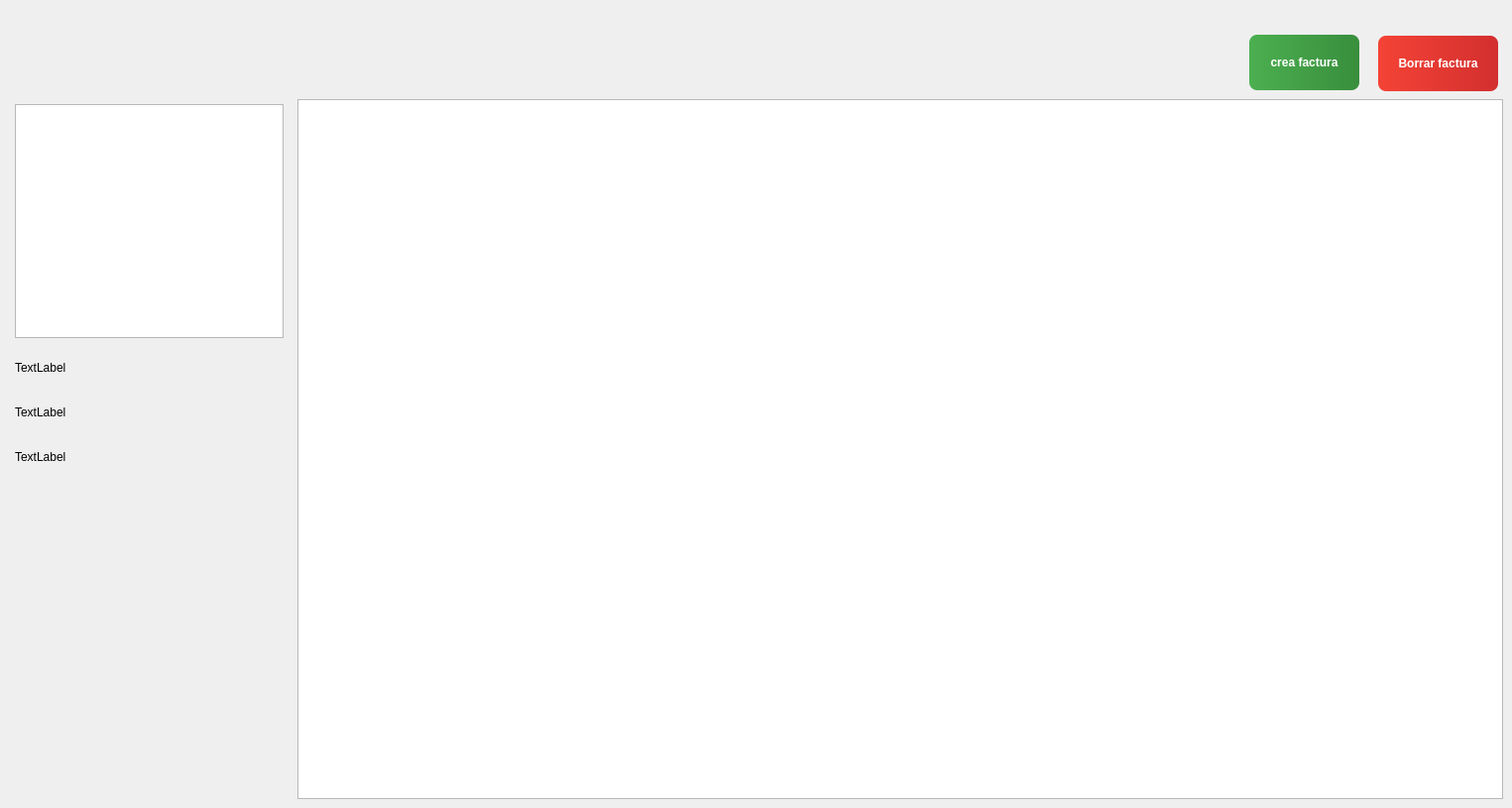
    <widget class="QWidget" name="Facturas">
     <attribute name="title">
      <string>facturas</string>
     </attribute>
     <widget class="QPushButton" name="add_factura">
      <property name="geometry">
       <rect>
        <x>1260</x>
        <y>35</y>
        <width>111</width>
        <height>56</height>
       </rect>
      </property>
      <property name="styleSheet">
       <string notr="true">QPushButton {
    background: qlineargradient(x1:0,y1:0,x2:1,y2:0, stop:0 #4CAF50, stop:1 #388E3C);
    color: #ffffff;
    border: none;
    border-radius: 8px;
    padding: 6px 12px;
    font-weight: 600;
}
QPushButton:hover {
    background: qlineargradient(x1:0,y1:0,x2:1,y2:0, stop:0 #66BB6A, stop:1 #4CAF50);
}
QPushButton:pressed {
    background: #2E7D32;
}</string>
      </property>
      <property name="text">
       <string>crea factura</string>
      </property>
     </widget>
     <widget class="QTableWidget" name="tableFactura">
      <property name="geometry">
       <rect>
        <x>300</x>
        <y>100</y>
        <width>1216</width>
        <height>706</height>
       </rect>
      </property>
      <property name="midLineWidth">
       <number>2</number>
      </property>
      <attribute name="horizontalHeaderMinimumSectionSize">
       <number>100</number>
      </attribute>
      <attribute name="verticalHeaderDefaultSectionSize">
       <number>100</number>
      </attribute>
      <attribute name="verticalHeaderMinimumSectionSize">
       <number>100</number>
      </attribute>
     </widget>
     <widget class="QPushButton" name="borrar_factura">
      <property name="geometry">
       <rect>
        <x>1390</x>
        <y>36</y>
        <width>121</width>
        <height>56</height>
       </rect>
      </property>
      <property name="styleSheet">
       <string notr="true">QPushButton {
    background: qlineargradient(x1:0,y1:0,x2:1,y2:0, stop:0 #f44336, stop:1 #d32f2f);
    color: #ffffff;
    border: none;
    border-radius: 8px;
    padding: 6px 12px;
    font-weight: 600;
}
QPushButton:hover {
    background: qlineargradient(x1:0,y1:0,x2:1,y2:0, stop:0 #ef5350, stop:1 #f44336);
}
QPushButton:pressed {
    background: #c62828;
}</string>
      </property>
      <property name="text">
       <string>Borrar factura</string>
      </property>
     </widget>
     <widget class="QGraphicsView" name="graphicsView">
      <property name="geometry">
       <rect>
        <x>15</x>
        <y>105</y>
        <width>271</width>
        <height>236</height>
       </rect>
      </property>
     </widget>
     <widget class="QLabel" name="presupuesto_gastado">
      <property name="geometry">
       <rect>
        <x>15</x>
        <y>400</y>
        <width>116</width>
        <height>31</height>
       </rect>
      </property>
      <property name="text">
       <string>TextLabel</string>
      </property>
     </widget>
     <widget class="QLabel" name="presupuesto_total">
      <property name="geometry">
       <rect>
        <x>15</x>
        <y>355</y>
        <width>116</width>
        <height>31</height>
       </rect>
      </property>
      <property name="text">
       <string>TextLabel</string>
      </property>
     </widget>
     <widget class="QLabel" name="presupuesto_disponible">
      <property name="geometry">
       <rect>
        <x>15</x>
        <y>445</y>
        <width>116</width>
        <height>31</height>
       </rect>
      </property>
      <property name="text">
       <string>TextLabel</string>
      </property>
     </widget>
    </widget>
